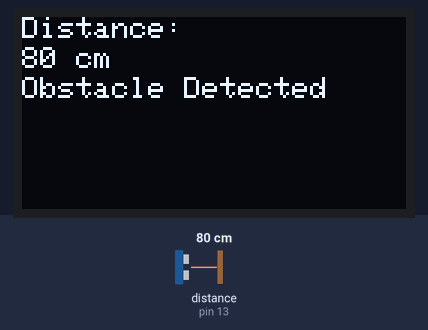
A sketch run on a simulated Arduino Uno, built with avr-gcc and run on an emulated ATmega328P. Parts: 128×64 one-colour display. The inputs (shaded band) are chosen by the test bench; at power-on: distance to the obstacle (sensor on pin 13) 80 cm. The echo pulse lasts 58.3 µs per cm; what the sketch prints to the serial monitor is not drawn.

Above: at 2.2 s.
2.3 s: distance to the obstacle (sensor on pin 13) set to 2 cm
At 3.5 s:
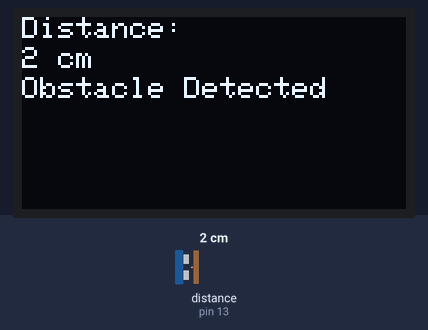
3.9 s: distance to the obstacle (sensor on pin 13) set to 96 cm
At 5.0 s:
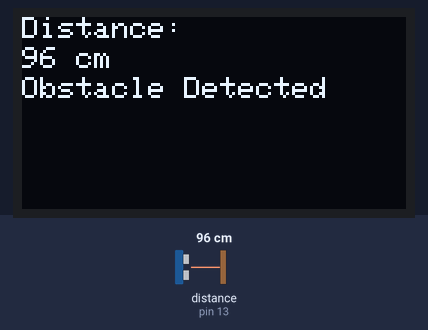
5.5 s: distance to the obstacle (sensor on pin 13) set to 102 cm
At 6.5 s:
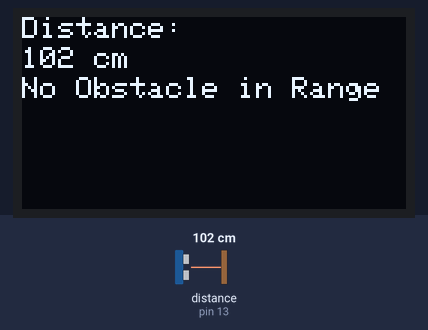
7.1 s: distance to the obstacle (sensor on pin 13) set to 120 cm
At 8.1 s:
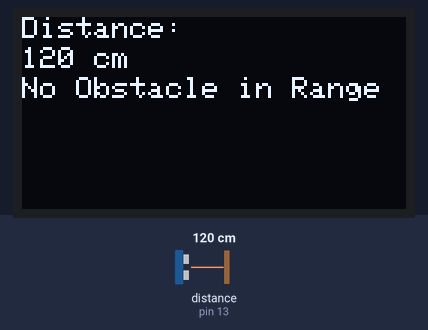
Timing chart, 0 to 9.6 s (numbered marks = the images above; inputs shaded):
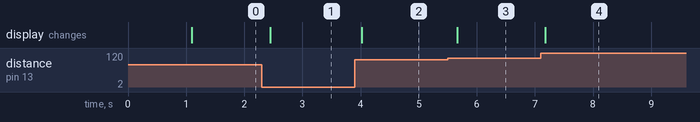

The sketch:

distsensor.ino
```cpp
#include <Wire.h>
#include <Adafruit_GFX.h>
#include <Adafruit_SSD1306.h>
#include <Ultrasonic.h>
// Uses a Ultrasonic Sensor , ESP8226MOD , 0.96inch OLED DISPLaY
// Define the OLED screen (I2C address is usually 0x3C for most OLED displays)
#define SCREEN_WIDTH 128
#define SCREEN_HEIGHT 64
#define OLED_RESET    -1
#define OLED_I2C_ADDR 0x3C  // The typical I2C address for most OLEDs

// Define pins for the ultrasonic sensor
#define TRIG_PIN 12  // D6 pin (GPIO12)
#define ECHO_PIN 13  // D7 pin (GPIO13)

// Threshold distance to detect obstacle (in centimeters)
#define OBSTACLE_THRESHOLD 100

// Initialize the OLED display
Adafruit_SSD1306 display(SCREEN_WIDTH, SCREEN_HEIGHT, &Wire, OLED_RESET);

// Initialize the Ultrasonic sensor
Ultrasonic ultrasonic(TRIG_PIN, ECHO_PIN);

void setup() {
  // Start Serial communication
  Serial.begin(115200);

  // Initialize the OLED display
  if (!display.begin(SSD1306_SWITCHCAPVCC, OLED_I2C_ADDR)) {  // Use 0x3C for most OLED displays
    Serial.println(F("SSD1306 allocation failed"));
    for (;;);
  }

  display.clearDisplay();
  display.setTextSize(1);
  display.setTextColor(SSD1306_WHITE);

  // Initial message on OLED
  display.setCursor(0, 0);
  display.print(F("Ultrasonic Distance"));
  display.display();  // Update OLED with initial text

  delay(1000);  // Give some time for display initialization
}

void loop() {
  // Get distance from ultrasonic sensor
  long distance = ultrasonic.read();  // Distance in centimeters

  // Debugging: Print the raw distance to Serial Monitor
  Serial.print("Distance: ");
  Serial.println(distance);  // Show the raw sensor value

  // Display "Distance:" on the first line
  display.clearDisplay();
  display.setCursor(0, 0);
  display.print(F("Distance:"));

  // Display the actual distance on the second line
  display.setCursor(0, 10);
  display.print(distance);
  display.print(F(" cm"));

  // Check if there's an obstacle
  display.setCursor(0, 20);  // Start the 3rd line

  if (distance < OBSTACLE_THRESHOLD) {
    display.print(F("Obstacle Detected"));
  } else {
    display.print(F("No Obstacle in Range"));
  }

  // Print to Serial Monitor for debugging
  Serial.print("Distance: ");
  Serial.print(distance);
  Serial.println(" cm");

  display.display();  // Update the OLED display
  delay(100);  // Delay for 100 milliseconds before the next reading
}
```

Measured:
- the behaviour switches between 99 and 100 cm on distance to the obstacle (sensor on pin 13) (found by bisection; images 2 and 3)
- after the input at 2.3 s, the display: changes after 0.15 s (image 1)
- after the input at 3.9 s, the display: changes after 0.12 s (image 2)
- after the input at 5.5 s, the display: changes after 0.16 s (image 3)
- after the input at 7.1 s, the display: changes after 0.07 s (image 4)
